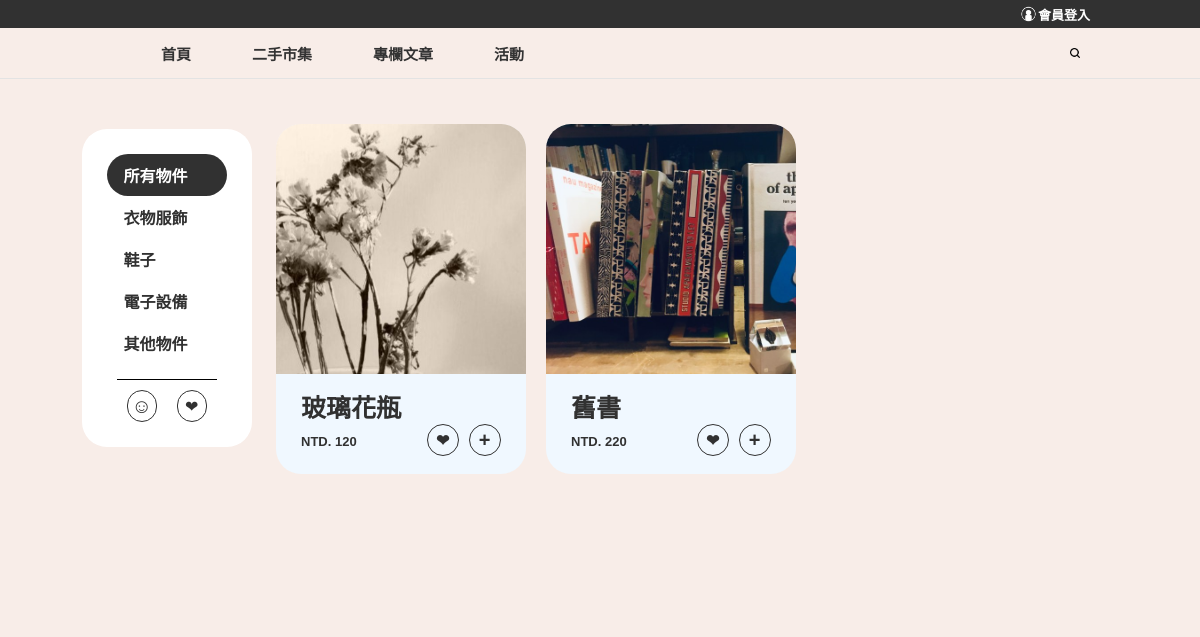
Before: /market/ with the older database file.
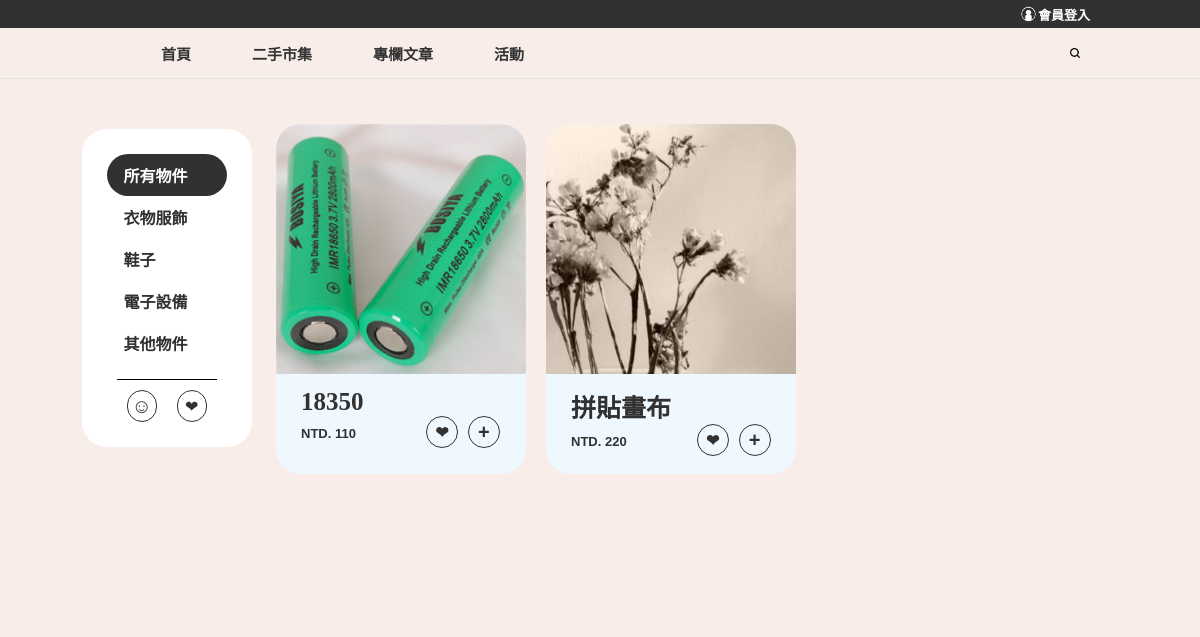
After: the same page with the newer database file.
### market/models.py (models this page shows)
class Item(models.Model):
    idx = models.AutoField(auto_created=True, primary_key=True)
    user = models.CharField(max_length=100, default='visitor')
    name = models.CharField(max_length=100)
    price = models.IntegerField()
    quantity = models.IntegerField()
    transaction_type = models.CharField(max_length=20)
    transaction_location = models.CharField(max_length=100, blank=True)
    category = models.CharField(max_length=20)
    condition = models.CharField(max_length=200)
    image = models.ImageField(upload_to='images/')

### market/views.py (the view)
# urls.py: path('', views.market_index, name='market_index'),
def market_index(request):
    global preview_index
    return render(request, 'mk_index.html', {
        'items': Item.objects.all() if not category_type \
            else Item.objects.filter(category=category_type),
        'category': category_type,
        'previews': preview_index,
        'love_items': [love.item for love in \
                       Love.objects.filter(user=request.user.username)],
        'comments': Comment.objects.filter(item_idx=preview_index)
    })

### templates/mk_index.html (shortened to what this page needs)
{% extends 'mk_base.html' %}
{% block post %}
<div class="post-container">
  <div class='post-bulletin-board'>
    {% for item in items %}
    <div class='post'>
      <a style="background: none;" href="{% url 'preview_item' idx=item.idx %}">
        <div class='post-item-image'>
          {% load static %}
          <img src="{{ item.image.url }}" alt="{{item.name}}">
        </div>
        <div class='post-item-text'>
          <p class="item-title">{{item.name}}</p>
          <div class='item-tag'>
            <p>NTD. {{item.price}}</p>
            {% if item.idx in love_items %}
            <a class='love-item-active' href="{% url 'love_item' idx=item.idx %}">&#10084;</a>
            {% else %}
            <a class='love-item' href="{% url 'love_item' idx=item.idx %}">&#10084;</a>
            {% endif %}
            {% if user.get_username == item.user %}
            <a class='buy-item' href="{% url 'remove_item' idx=item.idx %}">&minus;</a>
            {% else %}
            <a class='buy-item'>&plus;</a>
            {% endif %}
          </div>
        </div>
      </a>
    </div>
    {% endfor %}
  </div>
</div>
{% endblock post %}

Changed rows visible on the page:
removed Item: image (picture), name "玻璃花瓶", price "120"
removed Item: image (picture), name "舊書", price "220"
added Item: image (picture), name "18350", price "110"
added Item: image (picture), name "拼貼畫布", price "220"
